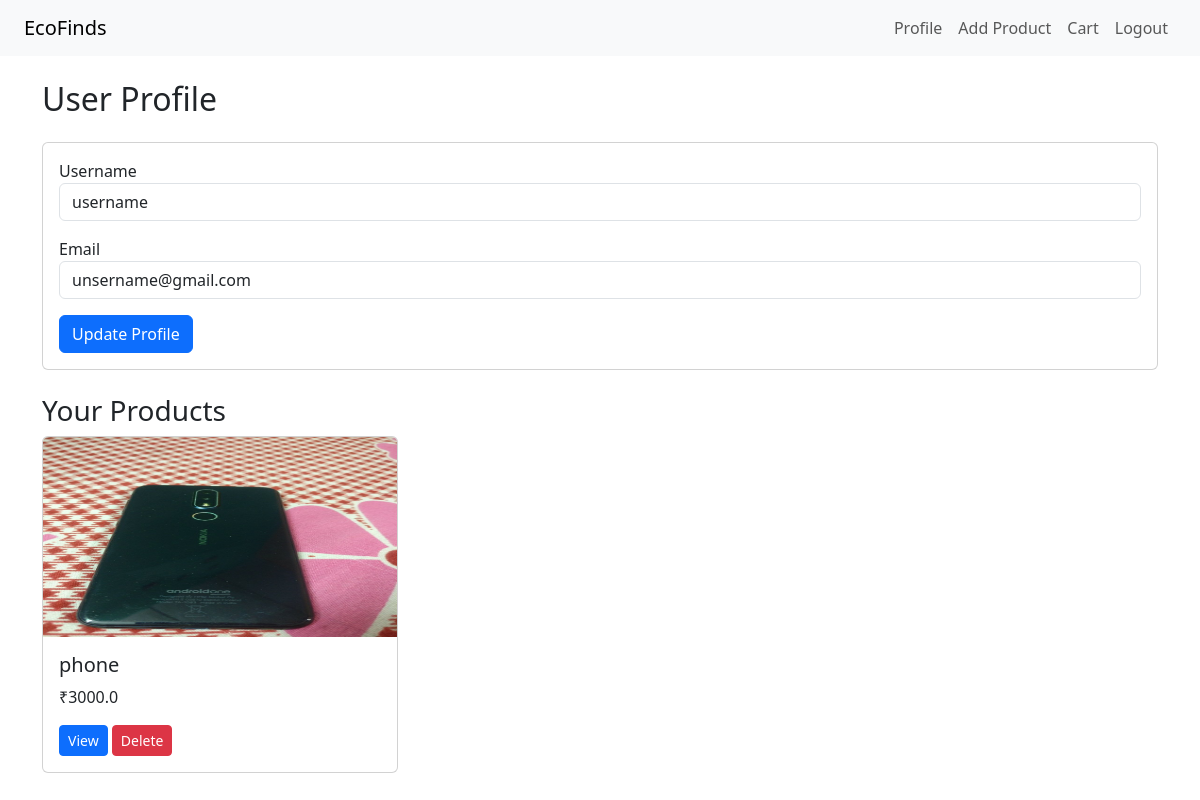
The app's page /profile (signed in) with its own data.
### models.py (models this page shows)
class User(db.Model):
    id = db.Column(db.Integer, primary_key=True)
    username = db.Column(db.String(80), unique=True, nullable=False)
    email = db.Column(db.String(120), unique=True, nullable=False)
    password = db.Column(db.String(200), nullable=False)
    products = db.relationship('Product', backref='owner', lazy=True)
    cart = db.relationship('CartItem', backref='user', lazy=True)

class Product(db.Model):
    id = db.Column(db.Integer, primary_key=True)
    title = db.Column(db.String(120), nullable=False)
    description = db.Column(db.Text, nullable=False)
    category = db.Column(db.String(80), nullable=False)
    price = db.Column(db.Float, nullable=False)
    location = db.Column(db.String(120))
    image = db.Column(db.String(120), default='placeholder.jpg')
    owner_id = db.Column(db.Integer, db.ForeignKey('user.id'), nullable=False)

### app.py (the view)
@app.route('/profile')
def profile():
    print(">>> PROFILE ROUTE CALLED")  # 👈 Add this
    if 'user_id' not in session:
        return redirect('/login')
    user = User.query.get(session['user_id'])
    user_products = Product.query.filter_by(owner_id=user.id).all()
    return render_template('profile.html', user=user, user_products=user_products)

### Templates/profile.html
{% extends 'base.html' %}
{% block content %}
<h2 class="mb-4">User Profile</h2>
<div class="card mb-4">
    <div class="card-body">
        <form method="POST" action="{{ url_for('edit_profile') }}">
            <div class="mb-3">
                <label>Username</label>
                <input type="text" name="username" class="form-control" value="{{ user.username }}" required>
            </div>
            <div class="mb-3">
                <label>Email</label>
                <input type="email" name="email" class="form-control" value="{{ user.email }}" required>
            </div>
            <button type="submit" class="btn btn-primary">Update Profile</button>
        </form>
    </div>
</div>
<h3>Your Products</h3>
<div class="row">
    {% for product in user_products %}
        <div class="col-md-4 mb-4">
            <div class="card">
                <img src="{{ url_for('static', filename='uploads/' ~ product.image) }}" class="card-img-top" height="200">
                <div class="card-body">
                    <h5 class="card-title">{{ product.title }}</h5>
                    <p class="card-text">₹{{ product.price }}</p>
                    <a href="/product/{{ product.id }}" class="btn btn-sm btn-primary">View</a>
                    <form method="POST" action="/delete_product/{{ product.id }}" onsubmit="return confirm('Are you sure you want to delete this product?');" style="display:inline;">
                        <button type="submit" class="btn btn-sm btn-danger">Delete</button>
                    </form>
                </div>
            </div>
        </div>
    {% else %}
        <p>You have not listed any products yet.</p>
    {% endfor %}
</div>
{% endblock %}

### records on screen
User: username "username", email "unsername@gmail.com"
Product: image (picture), title "phone", price "3000.0"
